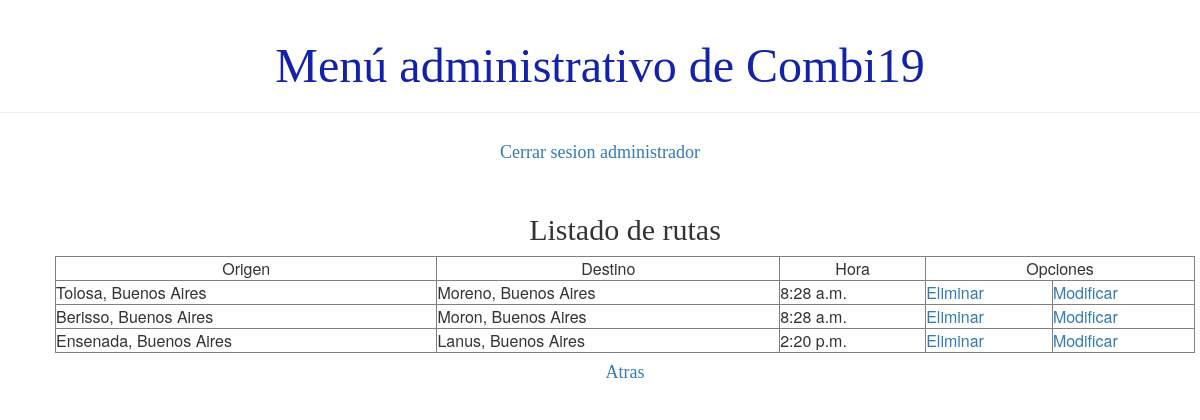
The page /usuario/listaRuta (signed in) on the database as committed earlier.
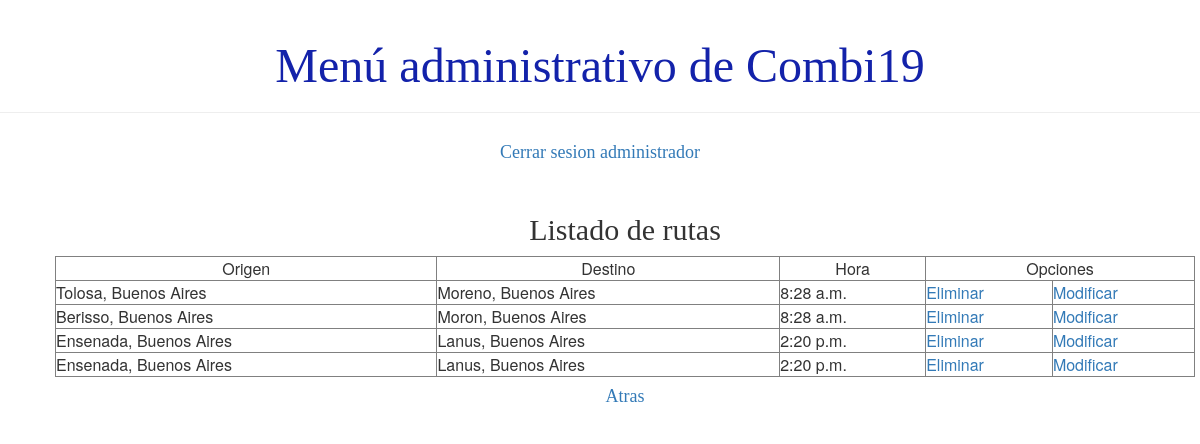
The same page on the database as committed later.
### demo1/models.py (models this page shows, shortened)
class Ruta(models.Model):
    combi = models.ForeignKey(Combi, on_delete=models.CASCADE)
    origen = models.ForeignKey(Lugar, on_delete=models.CASCADE, related_name='origen')
    destino = models.ForeignKey(Lugar, on_delete=models.CASCADE, related_name='destino')
    hora = models.TimeField()
    distancia = models.IntegerField()
    activo = models.BooleanField(default=True)

### demo1/views.py (the view)
# urls.py: path('usuario/listaRuta',views.listado_ruta ,name='listado_ruta'),
def listado_ruta(request):
    rutas=obtenerOrigenesDestino()
    paginator= Paginator(rutas, 10)
    cantidad=False if (paginator.count == 0) else True
    page_number = request.GET.get('page')
    page_obj = paginator.get_page(page_number)
    return render(request, 'demo1/listados/listado_ruta.html',{'page_obj':page_obj, 'cantidad':cantidad})

### demo1/views.py (called while the page is built)
def verficarRuta2(pk):
        viajes=Viaje.objects.filter(activo=True).values()
        ruta = Ruta.objects.filter(pk=pk).values()
        for v in viajes:
            if ruta[0]['id']==v['ruta_id'] and v['fecha']>=date.today():
                return False
        return True

def obtenerOrigenesDestino():
    rutas=Ruta.objects.filter(activo=True).values()
    lista=[]
    for r in rutas:
        h=verficarRuta2(int(r['id']))
        o=Lugar.objects.filter(id=r['origen_id']).values()
        d=Lugar.objects.filter(id=r['destino_id']).values()
        dic={'origen': o[0]['nombre_de_lugar']+', '+o[0]['provincia'], 'destino': d[0]['nombre_de_lugar']+', '+d[0]['provincia'], 'hora':r['hora'], 'pk':r['id'], 'sePuede':h }
        lista.append(dic)
    return lista

### demo1/templates/demo1/listados/listado_ruta.html (shortened to what this page needs)
{% extends 'demo1/base.html' %}
{% block content %}
<div class="card">
    <h2>Listado de rutas</h2>
</div>
    <div >
    <table class="tablalista" width=100% border="1">
        <tbody>
        {% if cantidad %}
            <tr>
                <td align="center">Origen</td>
                <td align="center">Destino</td>
                <td align="center">Hora</td>
                <td align="center" colspan="2">Opciones</td>
            </tr>
            {% for i in page_obj %}
                <tr>
                    <td>{{ i.origen  }}</td>
                    <td>{{ i.destino }}</td>
                    <td>{{ i.hora }}</td>
                    <td>
                        <a href="{% url 'eliminar_ruta' pk=i.pk%}">Eliminar</a></td>
                    <td>
                        <a href="{% url 'modificar_ruta' pk=i.pk%}">Modificar</a>
                    </td>
                </tr>
            {% endfor %}
        {% else %}
            <p>No se registro ninguna ruta</p>
        {% endif %}
    </tbody>
    </table>
    </div>
<div class="card"><h4><a href="{% url 'principal' %}">Atras</a></h4></div>
{% endblock %}

Rows that differ between the two databases and show on the page:
added Ruta: hora "2:20 p.m."
Other text that changed with them:
new list line: "Ensenada, Buenos Aires Lanus, Buenos Aires Eliminar Modificar"
